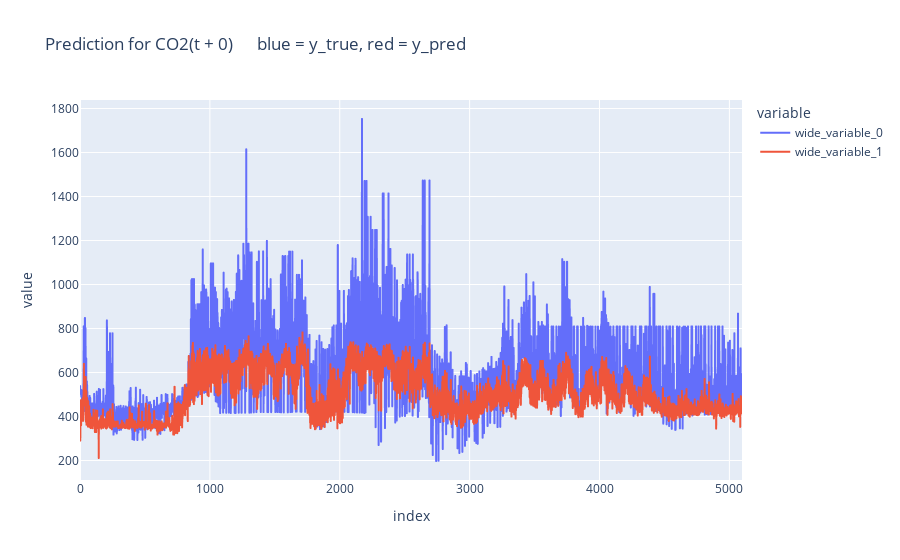
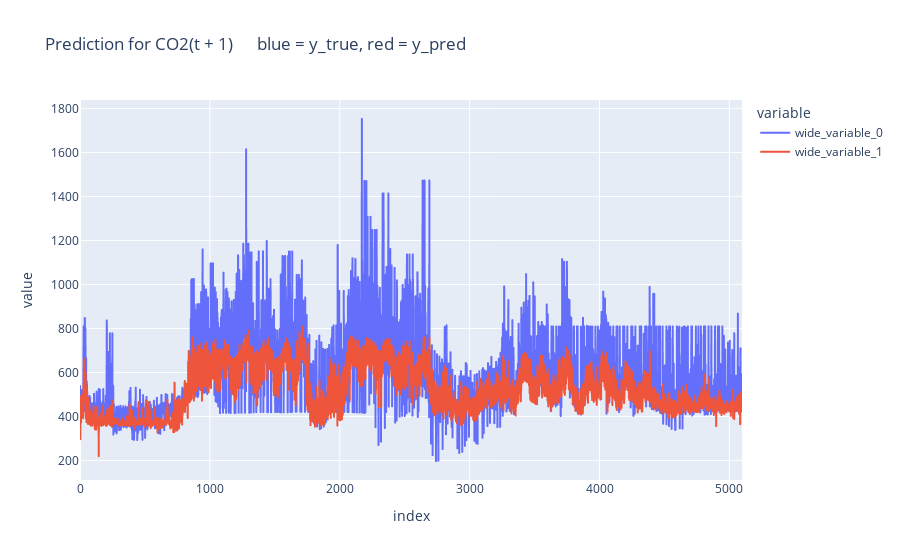

Source (notebook cell) for these figures, in order:
### Code cell
pred = my_model.model.predict(fe.X_train)

for col in range(0, fe.y_train.shape[1]):
    print(f"t +", col)
    ev.evaluate(y_true = fe.y_train[:, col], y_pred = pred[:, col])

    pred_df = pd.DataFrame(pred[:, col], columns = [f"pred_CO2(t + {col})"])
    pred_df[f"CO2(t + {col})"] = fe.y_train[:, col]

    px.line(y = [fe.y_train[:, col], pred[:, col]], title = f"Prediction for CO2(t + {col})      blue = y_true, red = y_pred").show()

### Figure 1 — Plotly figure (JSON) as saved in the notebook; plotly's stock layout.template omitted (floating-point values rounded to 4 significant figures; data arrays with more than 128 entries replaced by an {"elided": "..."} marker saying what was removed)
{"data": [{"hovertemplate": "variable=wide_variable_0<br>index=%{x}<br>value=%{y}<extra></extra>", "legendgroup": "wide_variable_0", "line": {"color": "#636efa", "dash": "solid"}, "marker": {"symbol": "circle"}, "mode": "lines", "name": "wide_variable_0", "showlegend": true, "type": "scattergl", "x": {"elided": "5098 int values"}, "xaxis": "x", "y": {"elided": "5098 float values"}, "yaxis": "y"}, {"hovertemplate": "variable=wide_variable_1<br>index=%{x}<br>value=%{y}<extra></extra>", "legendgroup": "wide_variable_1", "line": {"color": "#EF553B", "dash": "solid"}, "marker": {"symbol": "circle"}, "mode": "lines", "name": "wide_variable_1", "showlegend": true, "type": "scattergl", "x": {"elided": "5098 int values"}, "xaxis": "x", "y": {"elided": "5098 float values"}, "yaxis": "y"}], "layout": {"legend": {"title": {"text": "variable"}, "tracegroupgap": 0}, "title": {"text": "Prediction for CO2(t + 0)      blue = y_true, red = y_pred"}, "xaxis": {"anchor": "y", "domain": [0, 1], "title": {"text": "index"}}, "yaxis": {"anchor": "x", "domain": [0, 1], "title": {"text": "value"}}}}

### Figure 2 — Plotly figure (JSON) as saved in the notebook; plotly's stock layout.template omitted (floating-point values rounded to 4 significant figures; data arrays with more than 128 entries replaced by an {"elided": "..."} marker saying what was removed)
{"data": [{"hovertemplate": "variable=wide_variable_0<br>index=%{x}<br>value=%{y}<extra></extra>", "legendgroup": "wide_variable_0", "line": {"color": "#636efa", "dash": "solid"}, "marker": {"symbol": "circle"}, "mode": "lines", "name": "wide_variable_0", "showlegend": true, "type": "scattergl", "x": {"elided": "5098 int values"}, "xaxis": "x", "y": {"elided": "5098 float values"}, "yaxis": "y"}, {"hovertemplate": "variable=wide_variable_1<br>index=%{x}<br>value=%{y}<extra></extra>", "legendgroup": "wide_variable_1", "line": {"color": "#EF553B", "dash": "solid"}, "marker": {"symbol": "circle"}, "mode": "lines", "name": "wide_variable_1", "showlegend": true, "type": "scattergl", "x": {"elided": "5098 int values"}, "xaxis": "x", "y": {"elided": "5098 float values"}, "yaxis": "y"}], "layout": {"legend": {"title": {"text": "variable"}, "tracegroupgap": 0}, "title": {"text": "Prediction for CO2(t + 1)      blue = y_true, red = y_pred"}, "xaxis": {"anchor": "y", "domain": [0, 1], "title": {"text": "index"}}, "yaxis": {"anchor": "x", "domain": [0, 1], "title": {"text": "value"}}}}
